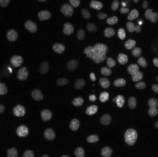
%> input picture MATLAB/correlation_toolbox/sample_data.tif, 158 x 157 px
$ octave acf_caller.m   (GNU Octave 9; MATLAB toolbox functions it lacks are replaced by stand-ins)
%> lines starting %> are read from the running program, lines starting %| are printed output that depends on the picture
### MATLAB/correlation_toolbox/acf.m
function res = acf(data_array,dim_list,pad_flag)
%
% ; NAME:
% ;               acf (auto correlation function)
% ; PURPOSE:
% ;               Computes autocorrelatino function of 1D, 2D, or 3D array
% ;               along any combination of dimensions.  Normalizes all data_array
% ;               so that the ACF equals 1 for perfect correlation, -1 for
% ;               perfect anti-correlation, and 0 for no correlation.
% ;
% ; CATEGORY:
% ;               Image Processing
% ; CALLING SEQUENCE:
% ;               res = acf( data_array, dim_list, pad_flag )
% ; INPUTS:
% ;               data_array:   The N-dimensional input data_array array.
% ;
% ;               dim_list:     a vector specifying the dimensions along
% ;                             which to operate.  Should be input as [1 2]
% ;                             or [1 3], or 3, or [1 2 3] etc.
% ;
% ;               pad_flag:     0 for no padding, 1 for padding.
% ; OUTPUTS:
% ;               res:    autocorrelation function.
% ; PROCEDURE:
% ;               simple implementation of the Fourier autocorrelation
% ;               theroem.  When padding, data_array is normalized by
% ;               autocorrelation of a tophat function, which compensates
% ;               for zeros in padded regions.
% ; NOTES:
% ; MODIFICATION HISTORY:
% ;               Written by Tommy Angelini, The University of Florida, 1/2014.
% ;

% ;
% ;       This code 'acf.m' is copyright 2014, Thomas E. Angelini.  It
% ;       should be considered 'freeware'- and may be distributed freely in
% ;       its original form when properly attributed.
%
%

%

%..............
% Squeeze out any zeros from dim_list and sort. Check to be sure that input
% data is 3D or lower.
%..............
dim_list=squeeze(dim_list);
dim_list=sort(dim_list);

if  length(dim_list) > 3
    disp('Input array has too many dimensions.  Max D is 3.')
    return
end

%   Find number of dimesions of data_array and number of dimensions along
%   which to compute ACF.

if isvector(data_array)==1
    data_array_D = 1;
else
    data_array_D=max(size(size(data_array)));
end

corr_D=max(size(dim_list));

if  corr_D > data_array_D
    disp('Cannot compute ACF along more dimesensions than data_array array has.')
    return
end

%...............................
% The code accepts data with even or odd numbers of elements along each
% dimension, but drops one element if the number is even.
%...............................

even_flag=(floor([size(data_array)]/2)./([size(data_array)]/2)==1);

if data_array_D==1
    data_array=data_array(1:end-even_flag(1));
elseif data_array_D==2
    data_array=data_array(1:end-even_flag(1),:);
    data_array=data_array(:,1:end-even_flag(2));
else
    data_array=data_array(1:end-even_flag(1),:,:);
    data_array=data_array(:,1:end-even_flag(2),:);
    data_array=data_array(:,:,1:end-even_flag(3));
end

% There are six possible values of dim_flag: 1,2,3,4,6,9.  Handle each
% separately

dim_flag = data_array_D*corr_D;

% dim_flag==1 correspond to a 1D data array.  "real" is taken because...

if dim_flag==1

    data_array=data_array-nanmean(data_array(:));
    data_array=data_array/nanstd(data_array(:),1);

    if pad_flag==1

        norm_array=ones(size(data_array));
        norm_array=padarray(norm_array,(length(norm_array)-1)/2);
        data_array=padarray(data_array,(length(data_array)-1)/2);

        corr_fun = ifft(fft(data_array).*conj(fft(data_array)));
        corr_norm = ifft(fft(norm_array).*conj(fft(norm_array)));

        res = real(fftshift(corr_fun./corr_norm));

    else

        res = fftshift(ifft(fft(data_array).*conj(fft(data_array))))/(length(data_array));

    end

end

% dim_flag==2 corresponds to a 2D data array to be autocorrelated along one
% dimension.

if dim_flag==2

    if dim_list==1
        data_array=data_array-repmat(nanmean(data_array,1),[size(data_array,1) 1]);
        data_array=data_array./repmat(nanstd(data_array,1,1),[size(data_array,1) 1]);
    else
        data_array=data_array-repmat(nanmean(data_array,2),[1 size(data_array,2)]);
        data_array=data_array./repmat(nanstd(data_array,1,2),[1 size(data_array,2)]);
    end

    if pad_flag==1

        norm_array=ones([size(data_array)]);
        if dim_list==1
            norm_array=padarray(norm_array,[(size(data_array,1)-1)/2 0]);
            data_array=padarray(data_array,[(size(data_array,1)-1)/2 0]);
        else
            norm_array=padarray(norm_array,[0 (size(data_array,2)-1)/2]);
            data_array=padarray(data_array,[0 (size(data_array,2)-1)/2]);
        end

        corr_fun = ifft(fft(data_array,[],dim_list)...
            .*conj(fft(data_array,[],dim_list)),[],dim_list);
        corr_norm = ifft(fft(norm_array,[],dim_list)...
            .*conj(fft(norm_array,[],dim_list)),[],dim_list);

        res = real(fftshift(corr_fun./corr_norm,dim_list));

    else

        res = real(fftshift(ifft(fft(data_array,[],dim_list)...
            .*conj(fft(data_array,[],dim_list)),[],dim_list),dim_list))...
            /size(data_array,dim_list);

    end

end

% dim_flag==3 corresponds to a 3D data array to be autocorrelated along one
% dimension.

if dim_flag==3

    if dim_list==1
        data_array=data_array-repmat(nanmean(data_array,1),[size(data_array,1) 1 1]);
        data_array=data_array./repmat(nanstd(data_array,1,1),[size(data_array,1) 1 1]);
    elseif dim_list==2
        data_array=data_array-repmat(nanmean(data_array,2),[1 size(data_array,2) 1]);
        data_array=data_array./repmat(nanstd(data_array,1,2),[1 size(data_array,2) 1]);
    else
        data_array=data_array-repmat(nanmean(data_array,3),[1 1 size(data_array,3)]);
        data_array=data_array./repmat(nanstd(data_array,1,3),[1 1 size(data_array,3)]);
    end

    if pad_flag==1

        norm_array=ones([size(data_array)]);
        if dim_list==1
            norm_array=padarray(norm_array,[(size(data_array,1)-1)/2 0 0]);
            data_array=padarray(data_array,[(size(data_array,1)-1)/2 0 0]);
        elseif dim_list==2
            norm_array=padarray(norm_array,[0 (size(data_array,2)-1)/2 0]);
            data_array=padarray(data_array,[0 (size(data_array,2)-1)/2 0]);
        else
            norm_array=padarray(norm_array,[0 0 (size(data_array,3)-1)/2]);
            data_array=padarray(data_array,[0 0 (size(data_array,3)-1)/2]);
        end

        corr_fun = ifft(fft(data_array,[],dim_list)...
            .*conj(fft(data_array,[],dim_list)),[],dim_list);
        corr_norm = ifft(fft(norm_array,[],dim_list)...
            .*conj(fft(norm_array,[],dim_list)),[],dim_list);

        res = real(fftshift(corr_fun./corr_norm,dim_list));

    else

        res = real(fftshift(ifft(fft(data_array,[],dim_list)...
            .*conj(fft(data_array,[],dim_list)),[],dim_list),dim_list))...
            /size(data_array,dim_list);

    end

end

% dim_flag==6 corresponds to a 3D data array to be autocorrelated along two
% dimensions.

if dim_flag==6

    if sum(dim_list)==3

        mean_array=repmat(nanmean(nanmean(data_array,1),2),[size(data_array,1) size(data_array,2) 1]);
        data_array=data_array-mean_array;
        std_array=repmat(sqrt(sum(sum(data_array.^2,1),2)),...
            [size(data_array,1) size(data_array,2) 1])/size(data_array,1)/size(data_array,2);
        data_array=data_array./std_array;

    elseif sum(dim_list)==4

        mean_array=repmat(nanmean(nanmean(data_array,1),3),[size(data_array,1) 1 size(data_array,3)]);
        data_array=data_array-mean_array;
        std_array=repmat(sqrt(sum(sum(data_array.^2,1),3)),...
            [size(data_array,1) 1 size(data_array,3)])/size(data_array,1)/size(data_array,3);
        data_array=data_array./std_array;

    else

        mean_array=repmat(nanmean(nanmean(data_array,2),3),[1 size(data_array,2) size(data_array,3)]);
        data_array=data_array-mean_array;
        std_array=repmat(sqrt(sum(sum(data_array.^2,2),3)),...
            [1 size(data_array,2) size(data_array,3)])/size(data_array,2)/size(data_array,3);
        data_array=data_array./std_array;
    end

    if pad_flag==1

        norm_array=ones([size(data_array)]);
        if sum(dim_list)==3
            norm_array=padarray(norm_array,[(size(data_array,1)-1)/2 (size(data_array,2)-1)/2 0]);
            data_array=padarray(data_array,[(size(data_array,1)-1)/2 (size(data_array,2)-1)/2 0]);

            A=fft(fft(data_array,[],1),[],2);
            B=conj(fft(fft(data_array,[],1),[],2));
            corr_fun=real(fftshift(fftshift(ifft(ifft(A.*B,[],1),[],2),1),2));

            A=fft(fft(norm_array,[],1),[],2);
            B=conj(fft(fft(norm_array,[],1),[],2));
            corr_norm=real(fftshift(fftshift(ifft(ifft(A.*B,[],1),[],2),1),2));

            res = corr_fun./corr_norm/((size(data_array,1)+1)/2)/((size(data_array,2)+1)/2);

        elseif sum(dim_list)==4
            norm_array=padarray(norm_array,[(size(data_array,1)-1)/2 0 (size(data_array,3)-1)/2]);
            data_array=padarray(data_array,[(size(data_array,1)-1)/2 0 (size(data_array,3)-1)/2]);

            A=fft(fft(data_array,[],1),[],3);
            B=conj(fft(fft(data_array,[],1),[],3));
            corr_fun=real(fftshift(fftshift(ifft(ifft(A.*B,[],1),[],3),1),3));

            A=fft(fft(norm_array,[],1),[],3);
            B=conj(fft(fft(norm_array,[],1),[],3));
            corr_norm=real(fftshift(fftshift(ifft(ifft(A.*B,[],1),[],3),1),3));

            res = corr_fun./corr_norm/((size(data_array,1)+1)/2)/((size(data_array,3)+1)/2);

        else
            norm_array=padarray(norm_array,[0 (size(data_array,2)-1)/2 (size(data_array,3)-1)/2]);
            data_array=padarray(data_array,[0 (size(data_array,2)-1)/2 (size(data_array,3)-1)/2]);

            A=fft(fft(data_array,[],2),[],3);
            B=conj(fft(fft(data_array,[],2),[],3));
            corr_fun=real(fftshift(fftshift(ifft(ifft(A.*B,[],2),[],3),2),3));

            A=fft(fft(norm_array,[],2),[],3);
            B=conj(fft(fft(norm_array,[],2),[],3));
            corr_norm=real(fftshift(fftshift(ifft(ifft(A.*B,[],2),[],3),2),3));

            res = corr_fun./corr_norm/((size(data_array,2)+1)/2)/((size(data_array,3)+1)/2);

        end

    else

        if sum(dim_list)==3
            A=fft(fft(data_array,[],1),[],2);
            B=conj(fft(fft(data_array,[],1),[],2));
            res=real(fftshift(fftshift(ifft(ifft(A.*B,[],1),[],2),1),2))/size(data_array,1)^2/size(data_array,2)^2;
        elseif sum(dim_list)==4
            A=fft(fft(data_array,[],1),[],3);
            B=conj(fft(fft(data_array,[],1),[],3));
            res=real(fftshift(fftshift(ifft(ifft(A.*B,[],1),[],3),1),3))/size(data_array,1)^2/size(data_array,3)^2;
        else
            A=fft(fft(data_array,[],2),[],3);
            B=conj(fft(fft(data_array,[],2),[],3));
            res=real(fftshift(fftshift(ifft(ifft(A.*B,[],2),[],3),2),3))/size(data_array,2)^2/size(data_array,3)^2;
        end

    end

end

% dim_flag==9 corresponds to a 3D data array to be autocorrelated along all
% three dimensions. dim_flag==4 corresponds to a 2D array autocorrelated
% along all two dimensions.  They can both be handled with one set of code.

if (dim_flag==9)||(dim_flag==4)

    data_array=data_array-nanmean(data_array(:));
    data_array=data_array/nanstd(data_array(:));

    if pad_flag==1

        norm_array=ones([size(data_array)]);
        norm_array=padarray(norm_array,([size(data_array)]-1)/2);
        data_array=padarray(data_array,([size(data_array)]-1)/2);

        corr_fun = ifftn(fftn(data_array).*conj(fftn(data_array)));
        corr_norm = ifftn(fftn(norm_array).*conj(fftn(norm_array)));

        res = real(fftshift(corr_fun./corr_norm));

    else

        res = real(fftshift(ifftn(fftn(data_array).*conj(fftn(data_array))))...
            /size(data_array,1)/size(data_array,2)/size(data_array,3));

    end

end

end

### MATLAB/correlation_toolbox/acf_caller.m
clear

for frame=1:50

    data_array(:,:,frame)=double(imread('sample_data.tif',frame));
%> data_array: size 157x158 double; min 0, max 255, mean 24.1; mean of the top-left, top-right, bottom-left and bottom-right quarters 17.2, 34.6, 18.2, 26.5

end

dim_list=[1 2 3];
%> dim_list = [1 2 3]
pad_flag = 0;

auto_corr=acf(data_array,dim_list,pad_flag);

figure
imagesc(squeeze(auto_corr(79,:,:)))
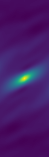
%> displayed picture: size 157x49x3, on the screen's scale of 0 to 255; mean R, G, B 70, 26.9, 104.7
figure
imagesc(auto_corr(:,:,25))
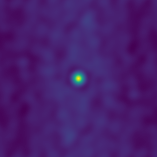
%> displayed picture: size 157x157x3, on the screen's scale of 0 to 255; mean R, G, B 71.4, 29.2, 110
